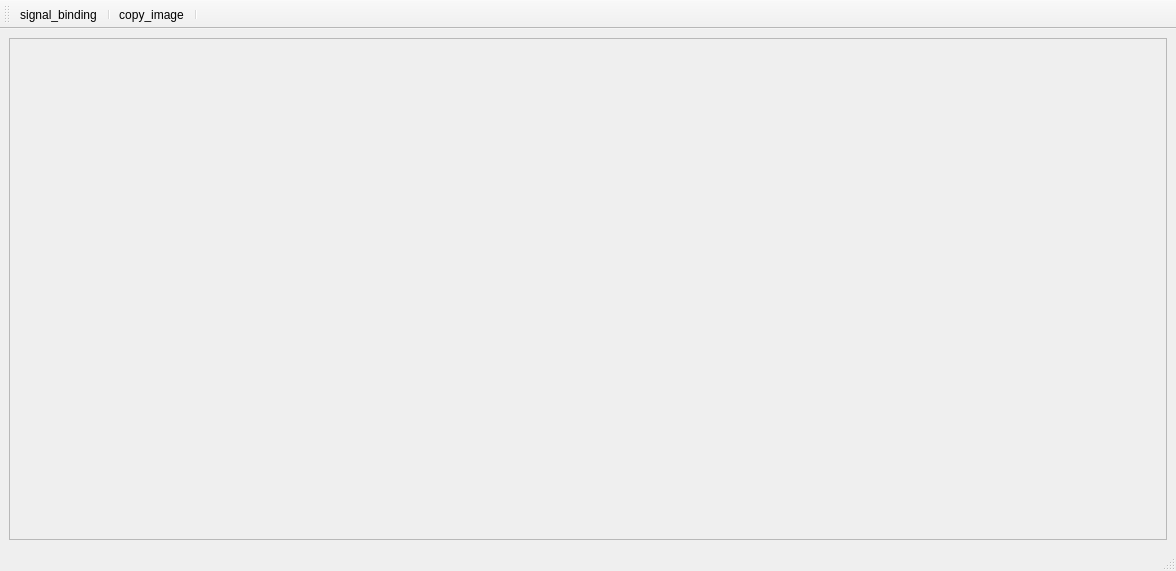
<?xml version="1.0" encoding="UTF-8"?>
<ui version="4.0">
 <class>MainWindow</class>
 <widget class="QMainWindow" name="MainWindow">
  <property name="geometry">
   <rect>
    <x>0</x>
    <y>0</y>
    <width>1176</width>
    <height>571</height>
   </rect>
  </property>
  <property name="windowTitle">
   <string>MainWindow</string>
  </property>
  <widget class="QWidget" name="centralwidget">
   <layout class="QVBoxLayout" name="verticalLayout">
    <item>
     <widget class="QScrollArea" name="scrollArea">
      <property name="widgetResizable">
       <bool>true</bool>
      </property>
      <widget class="QWidget" name="scrollAreaWidgetContents">
       <property name="geometry">
        <rect>
         <x>0</x>
         <y>0</y>
         <width>1156</width>
         <height>495</height>
        </rect>
       </property>
       <layout class="QVBoxLayout" name="verticalLayout_2">
        <property name="leftMargin">
         <number>0</number>
        </property>
        <property name="topMargin">
         <number>0</number>
        </property>
        <property name="rightMargin">
         <number>0</number>
        </property>
        <property name="bottomMargin">
         <number>0</number>
        </property>
        <item>
         <widget class="QWidget" name="widget" native="true">
          <layout class="QVBoxLayout" name="verticalLayout_4">
           <property name="leftMargin">
            <number>0</number>
           </property>
           <property name="topMargin">
            <number>0</number>
           </property>
           <property name="rightMargin">
            <number>0</number>
           </property>
           <property name="bottomMargin">
            <number>0</number>
           </property>
           <item>
            <layout class="QVBoxLayout" name="verticalLayout_3"/>
           </item>
          </layout>
         </widget>
        </item>
       </layout>
      </widget>
     </widget>
    </item>
   </layout>
  </widget>
  <widget class="QStatusBar" name="statusbar"/>
  <widget class="QToolBar" name="toolBar">
   <property name="windowTitle">
    <string>toolBar</string>
   </property>
   <attribute name="toolBarArea">
    <enum>TopToolBarArea</enum>
   </attribute>
   <attribute name="toolBarBreak">
    <bool>false</bool>
   </attribute>
   <addaction name="action_signal_binding"/>
   <addaction name="separator"/>
   <addaction name="action_copy_image"/>
   <addaction name="separator"/>
  </widget>
  <action name="action_signal_binding">
   <property name="checkable">
    <bool>true</bool>
   </property>
   <property name="icon">
    <iconset resource="../../../ui_component/ui_resource/pyqtsource.qrc">
     <normaloff>:/pyqt/source/images/lc_lineendstyle.png</normaloff>:/pyqt/source/images/lc_lineendstyle.png</iconset>
   </property>
   <property name="text">
    <string>signal_binding</string>
   </property>
   <property name="toolTip">
    <string>操作信号的绑定</string>
   </property>
  </action>
  <action name="action_copy_image">
   <property name="icon">
    <iconset resource="../../../ui_component/ui_resource/pyqtsource.qrc">
     <normaloff>:/pyqt/source/images/Copy.png</normaloff>:/pyqt/source/images/Copy.png</iconset>
   </property>
   <property name="text">
    <string>copy_image</string>
   </property>
   <property name="toolTip">
    <string>将图像复制到剪贴板上</string>
   </property>
  </action>
 </widget>
 <resources>
  <include location="../../../ui_component/ui_resource/pyqtsource.qrc"/>
 </resources>
 <connections/>
</ui>
